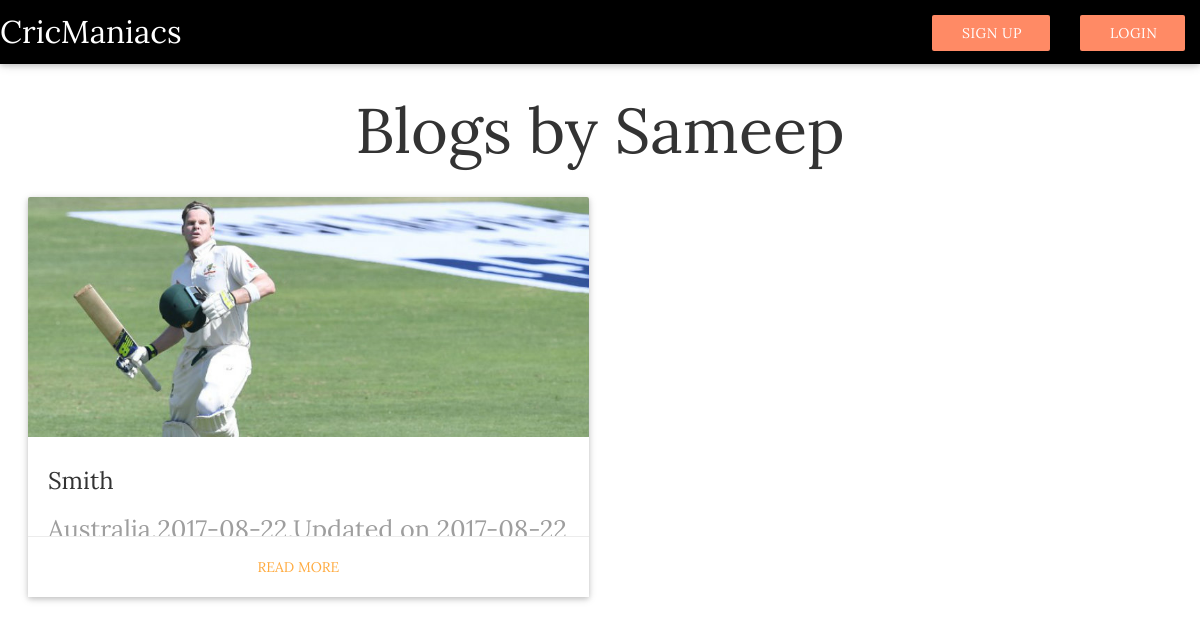
The page /profile.php?username=Sameep on the database its author committed.
### tables this page shows
CREATE TABLE `blogger_info` (
  `blogger_id` int(11) NOT NULL,
  `blogger_firstname` varchar(20) NOT NULL,
  `blogger_username` varchar(255) NOT NULL,
  `blogger_password` varchar(255) NOT NULL,
  `blogger_creation_date` date NOT NULL,
  `blogger_is_active` tinyint(1) NOT NULL,
  `blogger_updated_Date` date DEFAULT NULL,
  `blogger_end_date` date DEFAULT NULL
);

CREATE TABLE `blog_master` (
  `blog_id` int(11) NOT NULL,
  `blogger_id` int(11) NOT NULL,
  `blog_title` varchar(100) NOT NULL,
  `blog_desc` varchar(10000) NOT NULL,
  `blog_category` varchar(100) NOT NULL,
  `blog_author` varchar(50) NOT NULL,
  `blog_is_active` tinyint(1) NOT NULL,
  `creation_date` date NOT NULL,
  `updated_date` date DEFAULT NULL
);

CREATE TABLE `blog_detail` (
  `blog_Detail_id` int(11) NOT NULL,
  `blog_id` int(11) NOT NULL,
  `blog_detail_image` varchar(100) NOT NULL
);

### classes.php (called while the page is built, shortened)
<?php
class Blogger
{
	function __construct($conn){
		$this->conn=$conn;
	}
	public function get_blogger_id($username)
	{
		$query1="SELECT blogger_id from blogger_info where blogger_username='$username'";
		$result1=$this->conn->query($query1);
		if($result1)
		{
			$row1 = $result1->fetch_assoc();
			$id = (int)$row1["blogger_id"];
			return $id;
		}
		else{
			return false;
		}
	}
	public function get_blog($username)
	{
		$id = $this->get_blogger_id($username);
		$query1 = "SELECT blog_id,blog_title,blog_desc,blog_category,creation_date,updated_date from blog_master where blogger_id='$id'";
		$result= $this->conn->query($query1);
		if($result){
			$i=0;
			$blogs = array();
			while ($row = $result->fetch_array(MYSQLI_NUM)) {
				$j=0;
				while ($j < 6){
				$blogs[$i][$j]=$row[$j];
				$j=$j+1;
				}
				$i=$i+1;
			}
			return $blogs;
		}
		else{
			return false;
		}
	}
}
class Viewer{
	function __construct($conn){
		$this->conn=$conn;
	}
	public function get_blogger($username)
	{
		$query1="SELECT blogger_firstname from blogger_info where blogger_username='$username'";
		$result1=$this->conn->query($query1);
		if($result1)
		{
			$row1 = $result1->fetch_assoc();
			$firstname = $row1["blogger_firstname"];
			return $firstname;
		}
		else{
			return false;
		}
	}
    public function profile($username)
	{
		$profile = new Blogger($this->conn);
		$blogs =$profile->get_blog($username);
		if($blogs != false)
		{
			return $blogs;
		}
		else{
			return false;
		}
	}
	public function get_blog_image($blog_id)
	{
		$query1 = "SELECT blog_detail_image FROM blog_detail WHERE blog_id='$blog_id'";
		$result1 = $this->conn->query($query1);
		if($result1)
		{
			$row = $result1->fetch_assoc();
			return $row["blog_detail_image"];
		}
		else{
			return false;
		}
	}
}
?>

### profile.php (the view, shortened to what this page needs)
<?php
include_once 'classes.php';
include_once 'connection.php';
?>
<!DOCTYPE html>
<html lang="en">
<head>
  <link rel="stylesheet" href="style.css">
  <link href = "dist/css/bootstrap.min.css" rel="stylesheet" />
      <link type="text/css" rel="stylesheet" href="materialize/css/materialize.min.css"  media="screen,projection"/>
</head>
<body style="font-family:'Lora',serif; background-size: cover;background-image: url('images/back22.jpg');">
<div class="navbar-fixed ">
<nav>
    <div class="nav-wrapper black">
      <a href="index.php" class="brand-logo" style="text-decoration:none">CricManiacs</a>
      <ul id ="nav-mobile" class="right hide-on-med-and-down">
      <li><a href="signup.php" class="btn waves-effect waves-light deep-orange lighten-2" style="padding-right:2em;text-decoration:none">Sign Up</a></li>
      <li><a href="login.php" class="btn waves-effect waves-light deep-orange lighten-2" style="padding-right:2em;text-decoration:none">Login</a></li>
      </ul>
      </div>
      </nav>
      </div>
<?php
if(isset($_GET['username']))
{
$username = $_GET['username'];
$viewer = new Viewer($conn);
$word_limit = '10';
$profile = $viewer->get_blogger($username);
if($profile != false)
{
	echo '<h1 class = "text-center"> Blogs by '.$profile.' </h1>';
}
$profile = $viewer->profile($username);
if($profile != false)
{
	$i=0;
    while($i < count($profile)) {
    echo '<div class="row">
    <div class="col s12 m6" style="padding-left:2em;">
    <div class="card sticky-action medium">
    <div class="card-image  waves-effect waves-block waves-light">
              <img class = "activator" src="'.$viewer->get_blog_image($profile[$i][0]).'">
            </div>
    <div class="card-content">
    <span class="card-title">'.$profile[$i][1].'<p class="flow-text grey-text">'.$profile[$i][3].','.$profile[$i][4];
    if(!is_null($profile[$i][5]))
    {
      echo ',Updated on '.$profile[$i][5].'</p></span>';
    }
    echo '<h4 class="flow-text">'.$viewer->limit_words($profile[$i][2],$word_limit).'......</h4></div>';
    echo '<div class = "text-center card-action"><a href ="view-blog.php?blog_id='.$profile[$i][0].'" >Read More</a></div>';
   echo '<div class="card-reveal"><span class="card-title">'.$profile[$i][1].'<i class="material-icons right">close</i><h6 class="flow-text grey-text">'.$profile[$i][3].','.$profile[$i][4].'<br/></h6> </span><h4 class="flow-text">'.$profile[$i][2].'</div>
      </div></div>';
    $i=$i+1;
    }
}
}
?>

### rows shown on the page
blogger_info: blogger_firstname "Sameep"
blog_master: blog_id.blog_detail_image (picture), blog_title "Smith", blog_category "Australia", creation_date "2017-08-22", updated_date "2017-08-22"
